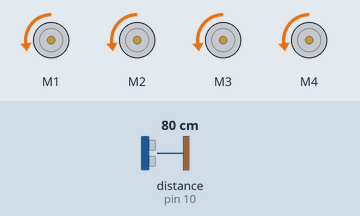
Recording of a sketch running on a simulated Arduino Uno, built with avr-gcc and run on an emulated ATmega328P. Shown: 4 × DC motor (green arrow = forward, orange = backward, longer = faster). Wiring (inferred from the names in the program): ultrasonic range finder: trigger pin 9; echo pin 10. The inputs (shaded band) are chosen by the test bench; at power-on: distance to the obstacle (sensor on pin 10) 80 cm. The echo pulse lasts 58.3 µs per cm.

Above: at 1.2 s.
1.3 s: distance to the obstacle (sensor on pin 10) set to 13 cm
2.8 s: distance to the obstacle (sensor on pin 10) set to 10 cm
At 3.7 s:
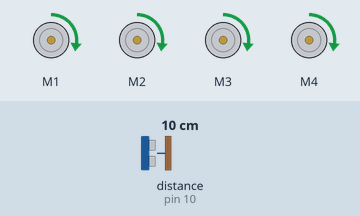
4.3 s: distance to the obstacle (sensor on pin 10) set to 18 cm
At 4.8 s:
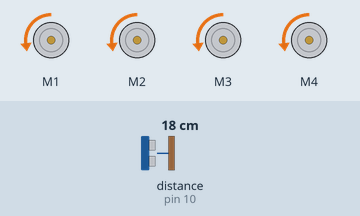
5.8 s: distance to the obstacle (sensor on pin 10) set to 2 cm
At 7.1 s:
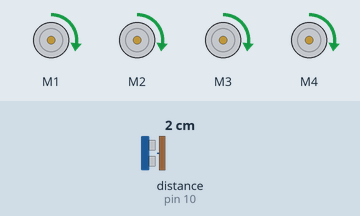
Timing chart, 0 to 8.3 s (numbered marks = the images above; inputs shaded):
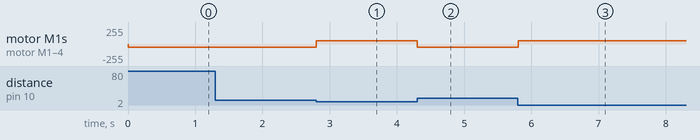

Measured:
- the behaviour switches between 12 and 11 cm on distance to the obstacle (sensor on pin 10) (found by bisection; images 0 and 1)
- after the input at 1.3 s, every drawn part: stays the same
- after the input at 2.8 s, motor M1–4: backward 50/255 → forward 50/255 at once
- after the input at 4.3 s, motor M1–4: forward 50/255 → backward 50/255 at once
- after the input at 5.8 s, motor M1–4: backward 50/255 → forward 50/255 at once

The sketch:

turn.ino
```cpp
#include <Wire.h>
#include <Adafruit_MotorShield.h>
#include "utility/Adafruit_MS_PWMServoDriver.h"

Adafruit_MotorShield AFMS = Adafruit_MotorShield();
int sound = 250;
// Select which 'port' M1, M2, M3 or M4. In this case, M1
Adafruit_DCMotor *motor1 = AFMS.getMotor(1);
Adafruit_DCMotor *motor2 = AFMS.getMotor(2);
Adafruit_DCMotor *motor3 = AFMS.getMotor(3);
Adafruit_DCMotor *motor4 = AFMS.getMotor(4);
const int trigPin = 9;//white
const int echoPin = 10;//yellow

void setup() {
  Serial.begin (9600);
  AFMS.begin();
  pinMode(trigPin, OUTPUT);
  pinMode(echoPin, INPUT);
  Serial.begin(115200);
  motor1->setSpeed(50);
  motor2->setSpeed(50);
  motor3->setSpeed(50);
  motor4->setSpeed(50);

  motor1->run(RELEASE);
  motor2->run(RELEASE);
  motor3->run(RELEASE);
  motor4->run(RELEASE);

}

void loop() {
  uint8_t i;
  long duration, distance;
  digitalWrite(trigPin, LOW);
  delayMicroseconds(2);
  digitalWrite(trigPin, HIGH);
  delayMicroseconds(10);
  digitalWrite(trigPin, LOW);
  duration = pulseIn(echoPin, HIGH);
  distance = duration * 0.034 / 2;


  if (distance <= 10) {

    motor1->run(FORWARD);
    motor2->run(FORWARD);
    motor3->run(FORWARD);
    motor4->run(FORWARD);
    delayMicroseconds(10);

  }
  else {
    motor1->run(BACKWARD);
    motor2->run(BACKWARD);
    motor3->run(BACKWARD);
    motor4->run(BACKWARD);
    delayMicroseconds(10);

  }

}
```
